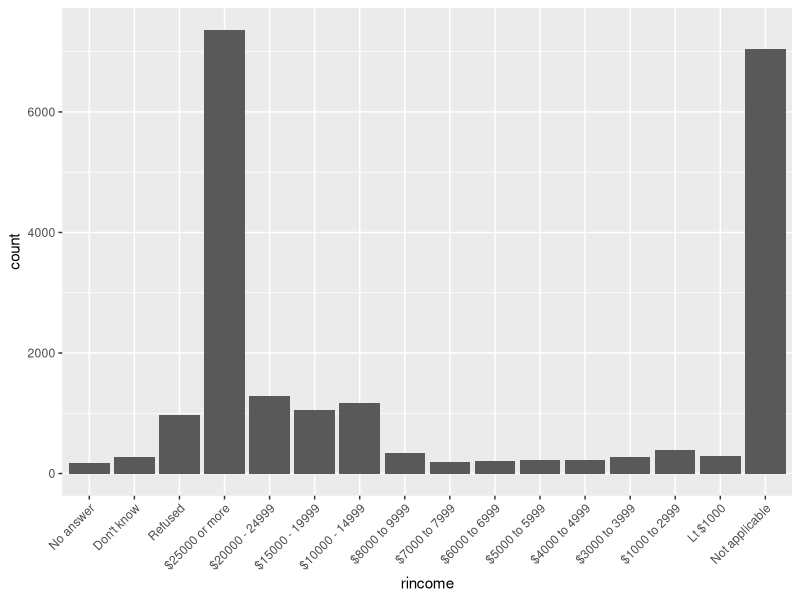
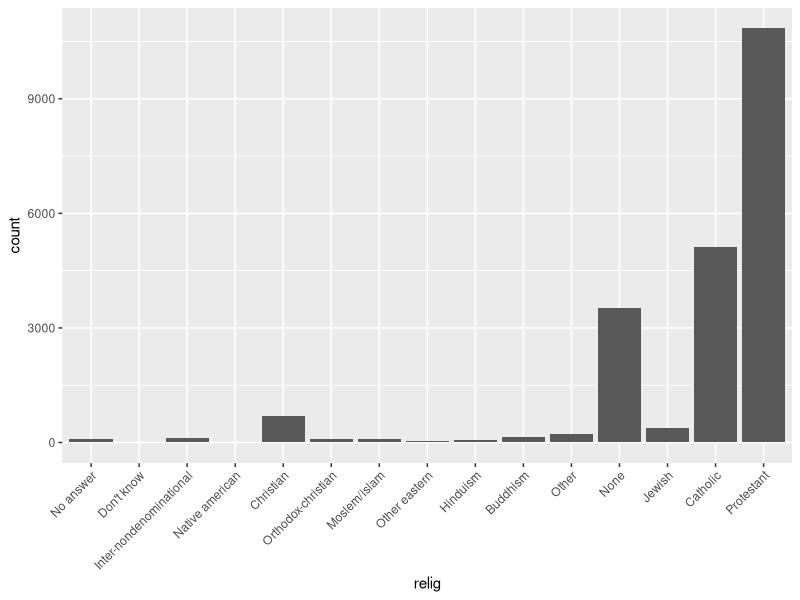
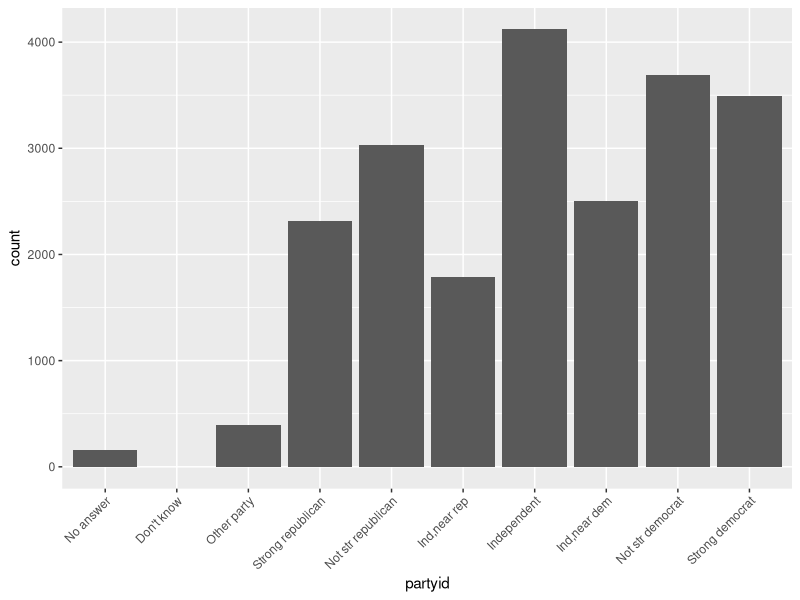
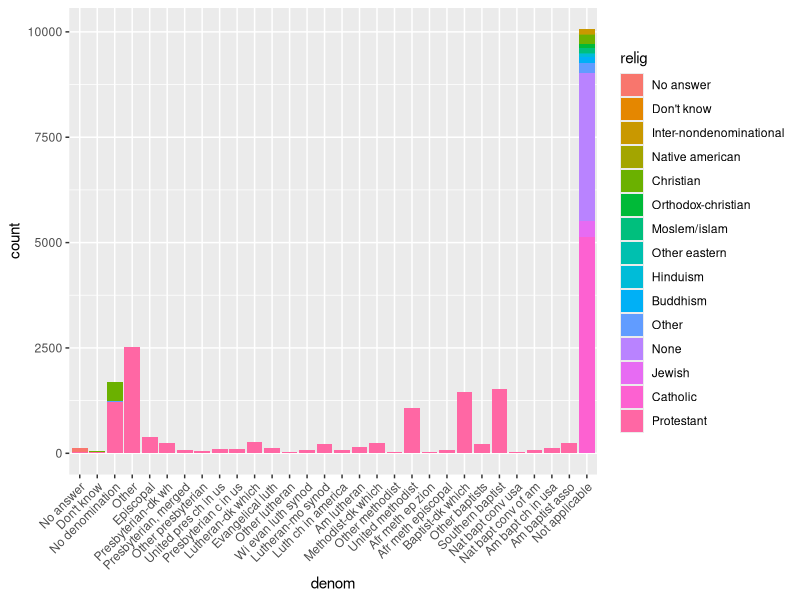
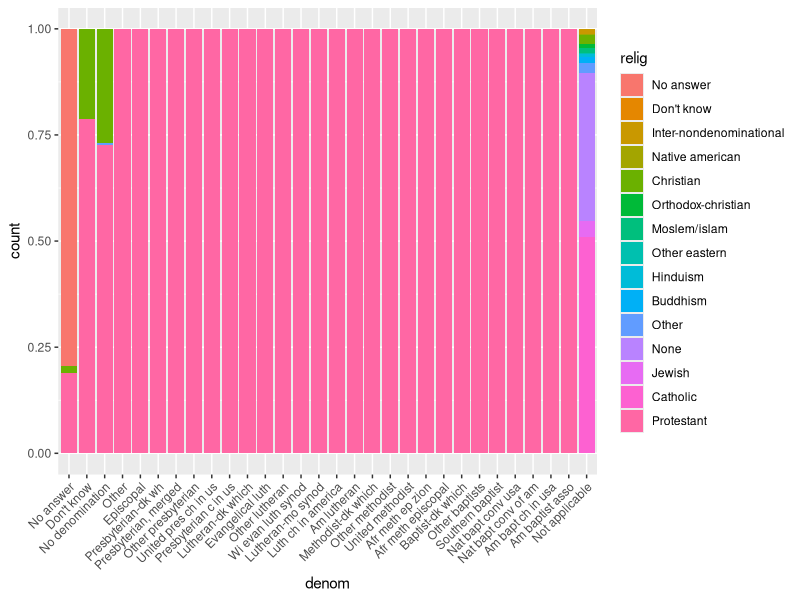
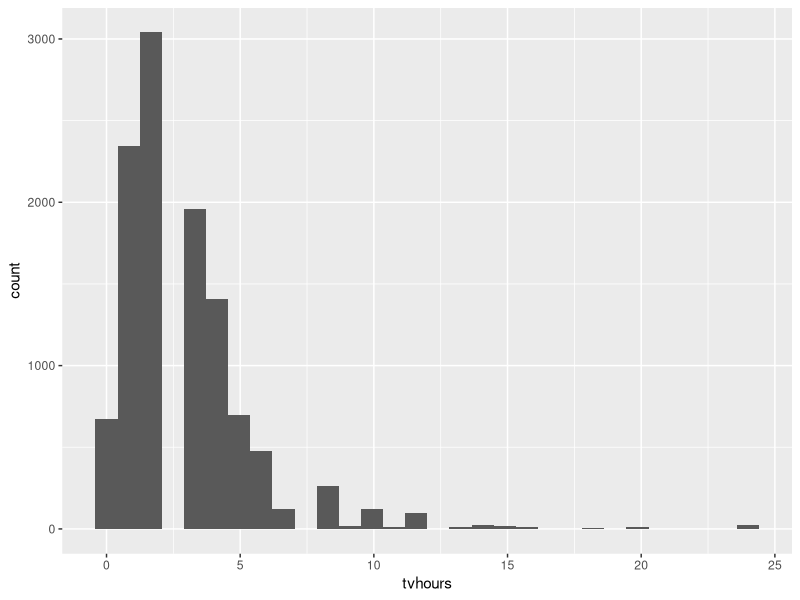

Generate these figures, in order, with R:
## ---- chunk 1
library(tidyverse)
## ---- chunk 2
p = NA
paste("the value of p is ", p)
str_c("the value of p is ", p)
## ---- chunk 3
join_me <- c(88, "hello", "world")
str_c(88, "hello", "world")
str_c(88, "hello", "world", sep = ", ")
# sep does not place the commas if a premade vector is fed into str_c
str_c(join_me, sep = ", ")

# use collapse instead if you want to place separators into premade vector
str_c(join_me, collapse = ", ")

## ---- chunk 4
get_middle <- function (my_str) {
  if (str_length(my_str)%%2 != 0){
    return (str_sub(my_str, ceiling(str_length(my_str)/2), ceiling(str_length(my_str)/2)))
  } else {
    return (str_sub(my_str, ceiling(str_length(my_str)/2), ceiling(str_length(my_str)/2+1)))
  }
}

get_middle ("qwert")
get_middle ("qwerty")
## ---- chunk 5
long_string <- 'Lorem ipsum dolor sit amet, consectetur adipiscing elit, sed do eiusmod tempor incididunt ut labore et dolore magna aliqua.'

long_string
str_wrap(long_string, width = 30)

## ---- chunk 6
whitespace <- "  why is there whitespace on both sides?   "
whitespace
str_trim(whitespace)
str_pad("add some whitespace to the left!", 40, side = "left")
## ---- chunk 7
# function name is convert_str
convert_str <- function (str_vector) {
  if (length(str_vector) == 0) {
    return ("")
  } else if (length (str_vector) == 1) {
    return (str_vector[1])
  } else {
    combined_minus_last <- str_c(str_vector[1:(length(str_vector)-1)], collapse = ", ") # collapse all items except the last one
    return( str_c (combined_minus_last, ", and ", str_vector[length(str_vector)])) # concatenate the word "and" and the last item
  }
}

convert_str(c("fee", "fi", "fo", "fum"))
convert_str(c("fee"))
convert_str(c())
## ---- chunk 8
literal_backslash <- "hello_\\_world"
# str_view(literal_backslash, "\\\\")
str_extract(literal_backslash, "\\\\")

# errors
# x <- "\"
# x <- "\\\"
## ---- chunk 9
example <- "hello_\"\'\\_world"
writeLines(example)
# str_view(example, "\"\'\\\\" )
str_extract(example, "\"\'\\\\" )
## ---- chunk 10
# test <- "\..\..\.." # errors

# need to double backslash within the string
test <- "\\..\\..\\.."
writeLines(test)
## ---- chunk 11
test <- "$^$hello"
writeLines(test)
# str_view(test, "\\$\\^\\$")
str_extract(test, "\\$\\^\\$")
## ---- chunk 12
# display a sample of stringr::words
head(words)

# starts with "y"
# str_view(words, "^y", match = T)
str_subset(words, "^y")
# ends with "x"
# str_view(words, "x$", match = T)
str_subset(words, "x$")
# are exactly 3 letters long
# str_view(words, "^...$")
str_subset(words, "^...$") %>% head(10)
# have seven letters or more
# str_view(words, "^.......")
str_subset(words, "^.......") %>% head(10)
## ---- chunk 13
# starts with a vowel
# str_view(words, "^[aeiou]")
str_subset(words, "^[aeiou]") %>% head(10)
# only contain consonants
# str_view(words, "^[^aeiou]+$", match = T)
str_subset(words, "^[^aeiou]+$")
# ends with ed, but not eed
# str_view(words, "[^e]ed$", match = T)
str_subset(words, "[^e]ed$")
# ends with ing or ise
# str_view(words, "ing$|ise$", match = T)
str_subset(words, "ing$|ise$")
## ---- chunk 14
# list words that contain i before e, after a c. if this yields matches, then the rule is false!
# str_view(words, "cie", match = T)
# str_view(words, "cei", match = T)
# str_view(words, "[^c]ei", match = T)
# str_view(words, "[^c]ie", match = T)

str_subset(words, "cie")
str_subset(words, "cei")
str_subset(words, "[^c]ei")
str_subset(words, "[^c]ie")
## ---- chunk 15
# list words that contain q followed by any character
# str_view(words, "q.", match = T)
str_subset(words, "q.")
# list words that contain q followed by something other than u (no matches)
# str_view(words, "q[^u]", match = T)
str_subset(words, "q[^u]")
## ---- chunk 16
# str_view(words, "lou|ise", match = T)
str_subset(words, "lou|ise")
## ---- chunk 17
# str_view ( c("(123) 456 - 7890 is a fake number,","and (555) 555 - 5555 is also a fake number"), "\\(\\d\\d\\d\\)\\s\\d\\d\\d\\s-\\s\\d\\d\\d\\d")
str_extract ( c("(123) 456 - 7890 is a fake number,","and (555) 555 - 5555 is also a fake number"), "\\(\\d\\d\\d\\)\\s\\d\\d\\d\\s-\\s\\d\\d\\d\\d")

# same regex using brackets
# str_view ( c("(123) 456 - 7890 is a fake number,","and (555) 555 - 5555 is also a fake number"), "\\(\\d{3}\\)\\s\\d{3}\\s-\\s\\d{4}")
str_extract ( c("(123) 456 - 7890 is a fake number,","and (555) 555 - 5555 is also a fake number"), "\\(\\d{3}\\)\\s\\d{3}\\s-\\s\\d{4}")

writeLines(c("(\\d\\d\\d)\\d\\d\\d-\\d\\d\\d\\d", "\\(\\d{3}\\)\\s\\d{3}\\s-\\s\\d{4}"))
## ---- chunk 18
# str_view(words, "^.*$")
# str_view("hello world, {hello world} hello world", "\\{.+\\}")
# str_view("5555-55-55asdf", "\\d{4}-\\d{2}-\\d{2}")
# str_view("\\\\\\\\asdf", "\\\\{4}")

str_subset(words, "^.*$") %>% head(10)
str_extract("hello world, {hello world} hello world", "\\{.+\\}")
str_extract("5555-55-55asdf", "\\d{4}-\\d{2}-\\d{2}")
str_extract("\\\\\\\\asdf", "\\\\{4}")
## ---- chunk 19
# three consonants
# str_view("street", '[^aeiou]{3}')
str_extract("street", '[^aeiou]{3}')

#three or more vowels in a row:
# str_view("streeet", '[aeiou]{3,}')
str_extract("streeet", '[aeiou]{3,}')

# two or more vowel-consonant pairs in a row:
# str_view("streettttt", '([aeiou][^aeiou]|[^aeiou][aeiou]){2,}')
str_extract("streettttt", '([aeiou][^aeiou]|[^aeiou][aeiou]){2,}')
## ---- chunk 20
# str_view("woohooo!", "(.)\\1\\1")
str_extract("woohooo!", "(.)\\1\\1")
## ---- chunk 21
# str_view("belle", "(.)(.)\\2\\1")
str_extract("belle", "(.)(.)\\2\\1")
## ---- chunk 22
# str_view("cacao beans", "(..)\\1")
str_extract("cacao beans", "(..)\\1")
## ---- chunk 23
# str_view("lululemon", "(.).\\1.\\1")
str_extract("lululemon", "(.).\\1.\\1")
## ---- chunk 24
# str_view("but the tub is full", "(.)(.)(.).*\\3\\2\\1")
str_extract("but the tub is full", "(.)(.)(.).*\\3\\2\\1")
## ---- chunk 25
# str_view(c("regular","expressions", "a", "aa"), "^(.).*\\1$")
str_subset(c("regular","expressions", "a", "aa"), "^(.).*\\1$")
## ---- chunk 26
# str_view(c("church", "no repeats", "papaya"), "(..).*\\1")
str_subset(c("church", "no repeats", "papaya"), "(..).*\\1")
## ---- chunk 27
# this only works for individual words
# str_view(c("eleven", "apply", "papaya", "bananas", "will this match spaces?","letters next"), "(.).*\\1.*\\1")
str_subset(c("eleven", "apply", "papaya", "bananas", "will this match spaces?","letters next"), "(.).*\\1.*\\1")

# this will exclude whitespace and only match if a word within a sentence has a letter repeated 3 times.
# str_view(c("eleven", "apply", "papaya", "bananas", "will this match spaces?", "letters next"), "([^\\s])[^\\s]*\\1[^\\s]*\\1")
str_subset(c("eleven", "apply", "papaya", "bananas", "will this match spaces?", "letters next"), "([^\\s])[^\\s]*\\1[^\\s]*\\1")
## ---- chunk 28
# single expression
str_subset(words, "^x|x$")
# multiple str_detect() calls
c(words[str_detect(words, "^x")], words[str_detect(words, "x$")])
## ---- chunk 29
# single expression
str_subset(words, "^[aeiou].*[^aeiou]$")
# multiple str_detect() calls
words [ str_detect(words, "^[aeiou]") & str_detect(words, "[^aeiou]$")]
## ---- chunk 30
# multiple str_detect() calls
words[str_detect(words, "a") & str_detect(words, "e") &  str_detect(words, "i") & str_detect(words, "o") & str_detect (words, "u")]
# words with a, e, i, and o (no u)
words[str_detect(words, "a") & str_detect(words, "e") &  str_detect(words, "i") & str_detect(words, "o") ]
## ---- chunk 31
# create indexed words tibble
df <- tibble(
  word = words, 
  i = seq_along(word)
)
# calculate number of vowels and proportion of vowels by word
vowels <- df %>%
  mutate ( num_vowels = str_count(words, "[aeiou]"),
           length_word = str_length(words),
           proportion_vowel = num_vowels/length_word)
# sort by words with highest number or proportion of vowels
vowels %>%
  arrange (desc(num_vowels))
vowels %>%
  arrange (desc(proportion_vowel))

## ---- chunk 32
colours <- c("red", "orange", "yellow", "green", "blue", "purple")
colours_fixed <- str_c("\\s", colours, "\\s")
colours_fixed
colour_match <- str_c(colours_fixed, collapse = "|")
has_colour <- str_subset(sentences, colour_match)
has_colour

more <- sentences[str_count(sentences, colour_match) > 1]
# str_view_all(more, colour_match)
str_extract_all (more, colour_match)
## ---- chunk 33
first_words <- str_extract(sentences, "^.+?\\s")
head(first_words,20)
## ---- chunk 34
with_ing <- str_subset(sentences, "ing\\b")
head(with_ing)
words_ing <- str_extract(with_ing, "\\b\\w+ing\\b")
words_ing

## ---- chunk 35
with_plural <- str_subset(sentences, "\\b\\w+s\\s")
head(with_plural)
words_plural <- str_extract(with_plural, "\\b\\w+s\\s")
head(words_plural)
## ---- chunk 36
# regex to detect numbers with words after them
afternumber <- "\\b((one|two|three|four|five|six|seven|eight|nine|ten|eleven|twelve|thirteen|fifteen|eighteen|twenty|thirty|fifty|eighty)(ty|teen)?) ([^ ]+)"

# find all sentences that have a match with the regex
has_number <- sentences %>%
  str_subset(afternumber) %>%
  head(10)

# display what the match for each sentence was
has_number %>% 
  str_extract(afternumber)
# display the separate parts of each match.
has_number %>% 
  str_match(afternumber)
# use tidyr::extract() to extract matches for each part of the regex and display output in a neat table
tibble(sentence = sentences) %>% 
  tidyr::extract(
    sentence, c("complete_number", "number","teen_or_ty", "word"), afternumber, 
    remove = FALSE
  ) %>%
  select(sentence, complete_number, word) %>%
  na.omit()
## ---- chunk 37
contractions <- "\\b(\\w+)('|-)(\\w+)\\b"
has_contraction <- sentences %>%
  str_subset(contractions) %>%
  head(10)
has_contraction %>% 
  str_extract(contractions)

has_contraction %>% 
  str_match(contractions)

tibble(sentence = sentences) %>% 
  tidyr::extract(
    sentence, c("before_contraction", "contraction","after_contraction"), contractions, 
    remove = FALSE
  ) %>%
  mutate (
    complete = str_extract (sentence, contractions)
  )%>%
  na.omit()


## ---- chunk 38
sample <- "this/has/too/many/slashes/!"
sample
str_replace_all (sample, "/", "\\\\")
## ---- chunk 39
sample <- "The CaPS iS gOiNg CrAZy!"

# gsub does this more efficiently!
gsub ("([A-Z])", "\\L\\1", perl=TRUE, sample)

# this doesn't work in stringr!!
str_replace_all ( sample, "([A-Z])", "\\L\\1")

# if we must use stringr, we have to painfully write out all the replacements...
str_replace_all (sample, c("A" ="a", "C" = "c", "T" = "t", "P" = "p", "S" = "s", "O" = "o", "N" = "n", "Z" = "z"))

## ---- chunk 40
# swap the first and last letters in the words dataset
swapped <- str_replace (words, "^(.)(.*)(.)$", "\\3\\2\\1")
head(swapped, 10)
# find out which words in the swapped list still match words in the original words dataset
intersect(words, swapped)
## ---- chunk 41
sample <- "apples, pears, and bananas"
# use ", " to split the string
str_split(sample, " ")[[1]]
# use boundary() to split the string
str_split(sample, boundary("word"))[[1]]
## ---- chunk 42
sample <- "apples, pears, and bananas"
# use ", " to split the string
str_split(sample, "")[[1]]
str_split(sample, boundary("character"))[[1]]
## ---- chunk 43
sample <- c("this has a \\ backslash", "this doesn't have one", "this has a \\ backslash" )
sample
str_subset(sample, regex("\\\\"))
str_subset(sample, fixed("\\"))
## ---- chunk 44
# extract all the words in sentences
word_matrix <- str_extract_all(sentences, boundary("word"), simplify = T)
word_vector <- as.vector(word_matrix)
head(word_vector)

# use group_by, count(), and arrange() to find the top 5 words
tibble(word_vector) %>%
  group_by(word_vector) %>%
  count() %>%
  arrange(desc(n))
## ---- chunk 45
library(stringi)
# count number of words
stri_count_words(sentences) %>% head(10)

# find duplicated strings
sample <- c("hello", "hello", "world", "this", "hello")
stri_duplicated(sample)

# generate random text
stri_rand_strings(5, 10)
## ---- chunk 46
# sort the sentences vector, locale = en_US
stri_sort(sentences, decreasing = TRUE, locale = "en_US") %>% head(10)

## ---- chunk 47
library(forcats)
library(tidyverse)
## ---- chunk 48
summary(gss_cat$rincome)
ggplot(gss_cat, aes(rincome)) +
  geom_bar() +
  theme(axis.text.x = element_text(angle = 45, hjust = 1))
## ---- chunk 49
ggplot(gss_cat, aes(relig)) +
  geom_bar() +
  theme(axis.text.x = element_text(angle = 45, hjust = 1))
ggplot(gss_cat, aes(partyid)) +
  geom_bar() +
  theme(axis.text.x = element_text(angle = 45, hjust = 1))
## ---- chunk 50

gss_cat %>%
  group_by (denom, relig) %>%
  count()

ggplot(gss_cat, aes(denom)) +
  geom_bar(aes(fill = relig)) +
  theme(axis.text.x = element_text(angle = 45, hjust = 1))
ggplot(gss_cat, aes(denom)) +
  geom_bar(aes(fill = relig), position = "fill") +
  theme(axis.text.x = element_text(angle = 45, hjust = 1))
## ---- chunk 51
ggplot(gss_cat, aes (tvhours)) +
  geom_histogram()
## ---- chunk 52
levels(gss_cat$marital)
levels(gss_cat$race)
levels(gss_cat$rincome)
levels(gss_cat$partyid)
levels(gss_cat$relig)
levels(gss_cat$denom)
## ---- chunk 53
levels(gss_cat$rincome)
levels(fct_relevel(gss_cat$rincome, "Not applicable"))
## ---- chunk 54
library(lubridate)
## ---- chunk 55
ymd(c("2010-10-10", "bananas"))
## ---- chunk 56
d1 <- "January 1, 2010"
d2 <- "2015-Mar-07"
d3 <- "06-Jun-2017"
d4 <- c("August 19 (2015)", "July 1 (2015)")
d5 <- "12/30/14" # Dec 30, 2014
